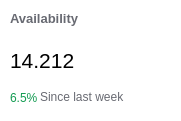
       <widget class="QWidget" name="availabiliyStatOffice" native="true">
        <property name="geometry">
         <rect>
          <x>30</x>
          <y>162</y>
          <width>181</width>
          <height>121</height>
         </rect>
        </property>
        <property name="styleSheet">
         <string notr="true">background-color:white;
border-radius:5px;</string>
        </property>
        <widget class="QLabel" name="label_9">
         <property name="geometry">
          <rect>
           <x>10</x>
           <y>8</y>
           <width>81</width>
           <height>21</height>
          </rect>
         </property>
         <property name="font">
          <font>
           <pointsize>10</pointsize>
           <weight>75</weight>
           <bold>true</bold>
          </font>
         </property>
         <property name="styleSheet">
          <string notr="true">color:#686A72;</string>
         </property>
         <property name="text">
          <string>Availability</string>
         </property>
        </widget>
        <widget class="QLabel" name="label_10">
         <property name="geometry">
          <rect>
           <x>10</x>
           <y>40</y>
           <width>110</width>
           <height>41</height>
          </rect>
         </property>
         <property name="font">
          <font>
           <pointsize>16</pointsize>
          </font>
         </property>
         <property name="text">
          <string>14.212</string>
         </property>
        </widget>
        <widget class="QLabel" name="earning_pourcetage_2">
         <property name="geometry">
          <rect>
           <x>10</x>
           <y>90</y>
           <width>49</width>
           <height>16</height>
          </rect>
         </property>
         <property name="styleSheet">
          <string notr="true">color:#129B51;</string>
         </property>
         <property name="text">
          <string>6.5%</string>
         </property>
        </widget>
        <widget class="QLabel" name="label_14">
         <property name="geometry">
          <rect>
           <x>40</x>
           <y>89</y>
           <width>101</width>
           <height>16</height>
          </rect>
         </property>
         <property name="styleSheet">
          <string notr="true">color:#686A72;</string>
         </property>
         <property name="text">
          <string>Since last week</string>
         </property>
        </widget>
        <widget class="QLabel" name="label_19">
         <property name="geometry">
          <rect>
           <x>141</x>
           <y>8</y>
           <width>31</width>
           <height>31</height>
          </rect>
         </property>
         <property name="text">
          <string/>
         </property>
         <property name="pixmap">
          <pixmap resource="res.qrc">:/img/img/tick_icone.png</pixmap>
         </property>
        </widget>
       </widget>
